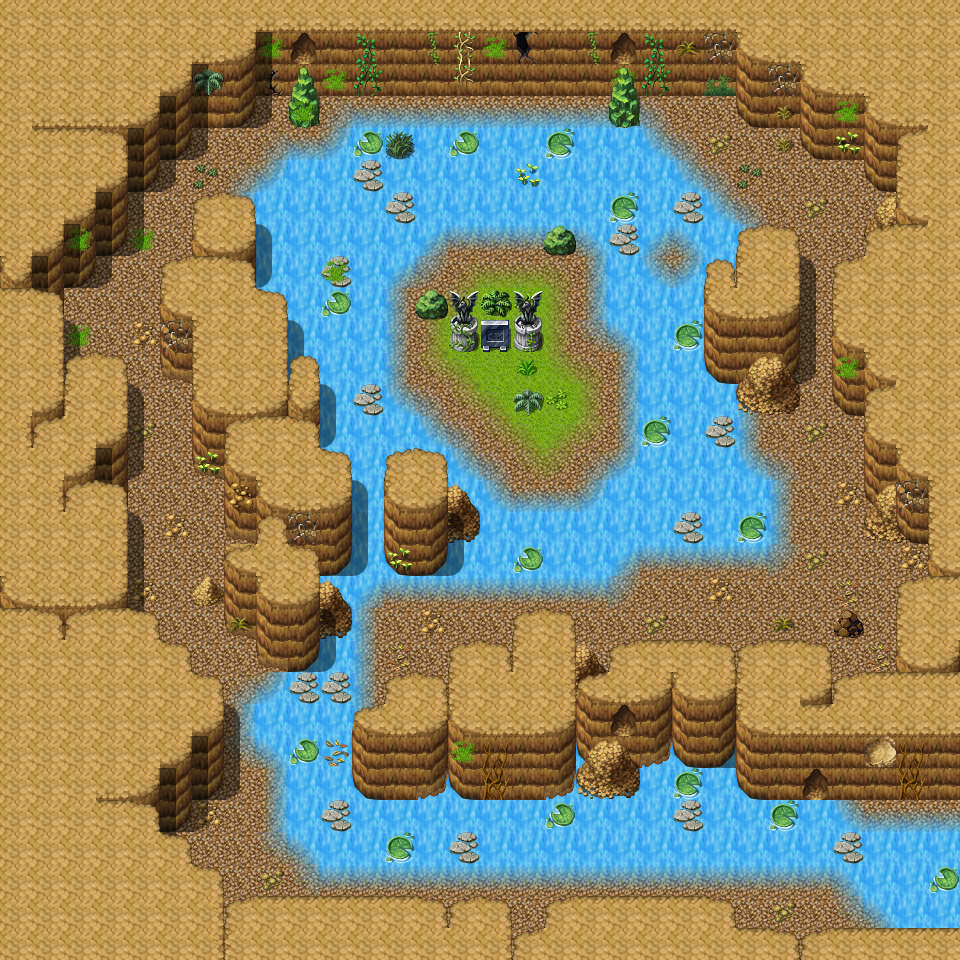

Below is a game level as drawn by its tile map, then a one-line description and the .tmx that defines it (tile-layer data replaced by summaries):
An orthogonal 30x30 tile map with 32x32 px tiles, 3 tile layers (Ground, Objects, Above), 1 hidden layer not drawn, 22 tilesets and 10 objects (8x spawn, mapchange, sign).

<map version="1.0" orientation="orthogonal" width="30" height="30" tilewidth="32" tileheight="32">
    <tileset firstgid="1" name="map_25" tilewidth="32" tileheight="32">
        <image source="../drawable/map_25.png" width="256" height="256" />
    </tileset>
    <tileset firstgid="65" name="map_26" tilewidth="32" tileheight="32">
        <image source="../drawable/map_26.png" width="256" height="256" />
    </tileset>
    <tileset firstgid="129" name="map_21" tilewidth="32" tileheight="32">
        <image source="../drawable/map_21.png" width="256" height="256" />
    </tileset>
    <tileset firstgid="193" name="map_0" tilewidth="32" tileheight="32">
        <image source="../drawable/map_0.png" width="256" height="256" />
    </tileset>
    <tileset firstgid="257" name="map_46" tilewidth="32" tileheight="32">
        <image source="../drawable/map_46.png" width="256" height="256" />
    </tileset>
    <tileset firstgid="321" name="map_6" tilewidth="32" tileheight="32">
        <image source="../drawable/map_6.png" width="256" height="256" />
    </tileset>
    <tileset firstgid="385" name="map_1" tilewidth="32" tileheight="32">
        <image source="../drawable/map_1.png" width="256" height="256" />
    </tileset>
    <tileset firstgid="449" name="map_35" tilewidth="32" tileheight="32">
        <image source="../drawable/map_35.png" width="256" height="256" />
    </tileset>
    <tileset firstgid="513" name="map_4" tilewidth="32" tileheight="32">
        <image source="../drawable/map_4.png" width="256" height="256" />
    </tileset>
    <tileset firstgid="577" name="map_5" tilewidth="32" tileheight="32">
        <image source="../drawable/map_5.png" width="256" height="256" />
    </tileset>
    <tileset firstgid="641" name="map_9" tilewidth="32" tileheight="32">
        <image source="../drawable/map_9.png" width="256" height="256" />
    </tileset>
    <tileset firstgid="705" name="map_2" tilewidth="32" tileheight="32">
        <image source="../drawable/map_2.png" width="256" height="256" />
    </tileset>
    <tileset firstgid="769" name="map_36" tilewidth="32" tileheight="32">
        <image source="../drawable/map_36.png" width="256" height="256" />
    </tileset>
    <tileset firstgid="833" name="map_19" tilewidth="32" tileheight="32">
        <image source="../drawable/map_19.png" width="256" height="256" />
    </tileset>
    <tileset firstgid="897" name="map_17" tilewidth="32" tileheight="32">
        <image source="../drawable/map_17.png" width="256" height="256" />
    </tileset>
    <tileset firstgid="961" name="map_7" tilewidth="32" tileheight="32">
        <image source="../drawable/map_7.png" width="256" height="256" />
    </tileset>
    <tileset firstgid="1025" name="map_27" tilewidth="32" tileheight="32">
        <image source="../drawable/map_27.png" width="256" height="256" />
    </tileset>
    <tileset firstgid="1089" name="map_13" tilewidth="32" tileheight="32">
        <image source="../drawable/map_13.png" width="256" height="256" />
    </tileset>
    <tileset firstgid="1153" name="map_14" tilewidth="32" tileheight="32">
        <image source="../drawable/map_14.png" width="256" height="256" />
    </tileset>
    <tileset firstgid="1217" name="map_3" tilewidth="32" tileheight="32">
        <image source="../drawable/map_3.png" width="256" height="256" />
    </tileset>
    <tileset firstgid="1281" name="map_16" tilewidth="32" tileheight="32">
        <image source="../drawable/map_16.png" width="256" height="256" />
    </tileset>
    <tileset firstgid="1345" name="map_18" tilewidth="32" tileheight="32">
        <image source="../drawable/map_18.png" width="256" height="256" />
    </tileset>
    <layer name="Ground" width="30" height="30">
        <data>[900 cells, 900 non-empty, 19 distinct tile ids]</data>
    </layer>
    <layer name="Objects" width="30" height="30">
        <data>[900 cells, 347 non-empty, 62 distinct tile ids]</data>
    </layer>
    <layer name="Above" width="30" height="30">
        <data>[900 cells, 92 non-empty, 25 distinct tile ids]</data>
    </layer>
    <layer name="Walkable" width="30" height="30" visible="0">
        <data>[900 cells, 654 non-empty, 1 distinct tile ids]</data>
    </layer>
    <objectgroup name="Mapevents" visible="0">
        <object name="east" type="mapchange" x="928" y="800" width="32" height="32">
            <properties>
                <property name="map" value="waytobrimhavencave1a" />
                <property name="place" value="west" />
            </properties>
        </object>
        <object name="sign_brimcave4" type="sign" x="480" y="352" width="32" height="32" />
    </objectgroup>
    <objectgroup name="Spawn">
        <object name="erumen_3" type="spawn" x="192" y="672" width="640" height="256">
            <properties>
                <property name="quantity" value="3" />
                <property name="spawngroup" value="erumen_3" />
            </properties>
        </object>
        <object name="skeleton2" type="spawn" x="128" y="384" width="128" height="288">
            <properties>
                <property name="quantity" value="3" />
                <property name="spawngroup" value="skeleton2" />
            </properties>
        </object>
        <object name="erumen_3_1" type="spawn" x="64" y="96" width="288" height="288">
            <properties>
                <property name="quantity" value="2" />
                <property name="spawngroup" value="erumen_3" />
            </properties>
        </object>
        <object name="skeleton2_1" type="spawn" x="384" y="544" width="384" height="128">
            <properties>
                <property name="quantity" value="3" />
                <property name="spawngroup" value="skeleton2" />
            </properties>
        </object>
        <object name="erumen_3_2" type="spawn" x="800" y="288" width="32" height="128">
            <properties>
                <property name="quantity" value="2" />
                <property name="spawngroup" value="erumen_3" />
            </properties>
        </object>
        <object name="erumen_2" type="spawn" x="640" y="96" width="224" height="160">
            <properties>
                <property name="quantity" value="2" />
                <property name="spawngroup" value="erumen_2" />
            </properties>
        </object>
        <object name="undeadrat1" type="spawn" x="736" y="416" width="192" height="256">
            <properties>
                <property name="quantity" value="2" />
                <property name="spawngroup" value="undeadrat1" />
            </properties>
        </object>
        <object name="ulirfendor" type="spawn" x="480" y="352" width="32" height="32">
            <properties>
                <property name="spawngroup" value="ulirfendor" />
            </properties>
        </object>
    </objectgroup>
    <objectgroup name="Keys" />
</map>
